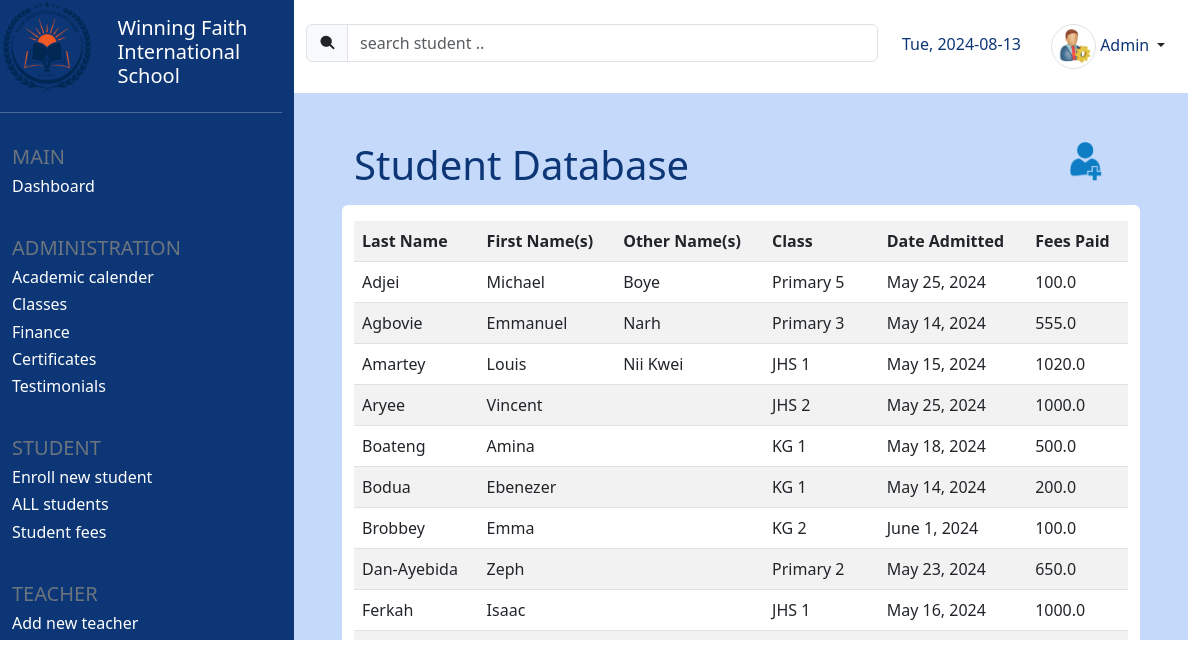
The app's page /students (signed in) with its own data.
### core/models.py (models this page shows, shortened)
class Student(models.Model):
    id = models.UUIDField(primary_key=True, default=uuid.uuid4)
    fname = models.CharField(max_length=25)
    lname = models.CharField(max_length=25)
    other_names = models.CharField(max_length=100, blank=True)
    fees_paid = models.FloatField()
    fees_rem = models.FloatField(default=0.0)
    is_owing = models.BooleanField(default=False)
    date_enrolled = models.DateField(default=datetime.now)
    classroom = models.CharField(max_length=25)
    category = models.CharField(max_length=25)

### core/views.py (the view)
# urls.py: path('students', views.display_students, name='students'),
@login_required(login_url='login')
def display_students(request):
    try:
        search = request.GET.get('search_student', '')
        if search:
            students = Student.objects.filter(
                Q(fname__icontains=search) | Q(lname__icontains=search) | Q(other_names__icontains=search)
            ).order_by('lname', 'fname')
        else:
            students = Student.objects.all().order_by('lname', 'fname')
    except Exception as e:
        print(f'error:: {e}')
        messages.error(request, 'An error occurred')
        return redirect('index')
    context = {
        'students': students
    }
    return render(request, 'student_info.html', context)

### templates/student_info.html
{% extends 'index.html' %}
{% load static %}
{% block content %}
<div class="container-fluid row home mt-4 p-5">
    {% block db_table_header %}
    <div class="row mb-3 w-100">
        <div class="col col-lg-6">
            <h5 class="d-inline blue-text display-6">
                {% block db_table_header_text %}
                Student Database
                {% endblock %}
            </h5>
        </div>
        <div class="col col-lg-6">
            <span class="d-inline float-end">
                {% block db_table_header_icon %}
                <a href="{% url 'enroll' %}" class="text-decoration-none" title="new student">
                        <img src="{% static 'add_student.png' %}" width="35" height="35" class="img-fluid">
                </a>
                {% endblock db_table_header_icon %}
            </span>
        </div>
    </div>
    {% endblock db_table_header %}
    <div class="container bg-white rounded pt-3 pb-4">
        <div class="" style="height: 450px; overflow-y: auto;">
            {% block db_table %}
            <table class="table table-striped">
                <tr>
                    <th>Last Name</th>
                    <th>First Name(s)</th>
                    <th>Other Name(s)</th>
                    <th>Class</th>
                    <th>Date Admitted</th>
                    <th>Fees Paid</th>
                </tr>
                {% for student in students %}
                <tr>
                    <td>{{student.lname}}</td>
                    <td>{{student.fname}}</td>
                    <td>{{student.other_names}}</td>
                    <td>{{student.classroom}}</td>
                    <td>{{student.date_enrolled}}</td>
                    <td>{{student.fees_paid}}</td>
                </tr>
                {% endfor %}
            </table>
            {% endblock db_table %}
        </div>
    </div>
</div>
{% endblock content %}

### static/styles.css (style rules this page uses)
.blue-text { color: #0c3675; }
.home { background-color: #c5dafa; }

### records on screen
Student: lname "Adjei", fname "Michael", other_names "Boye", classroom "Primary 5", date_enrolled "May 25, 2024", fees_paid "100.0"
Student: lname "Agbovie", fname "Emmanuel", other_names "Narh", classroom "Primary 3", date_enrolled "May 14, 2024", fees_paid "555.0"
Student: lname "Amartey", fname "Louis", other_names "Nii Kwei", classroom "JHS 1", date_enrolled "May 15, 2024", fees_paid "1020.0"
Student: lname "Aryee", fname "Vincent", classroom "JHS 2", date_enrolled "May 25, 2024", fees_paid "1000.0"
Student: lname "Boateng", fname "Amina", classroom "KG 1", date_enrolled "May 18, 2024", fees_paid "500.0"
Student: lname "Bodua", fname "Ebenezer", classroom "KG 1", date_enrolled "May 14, 2024", fees_paid "200.0"
Student: lname "Brobbey", fname "Emma", classroom "KG 2", date_enrolled "June 1, 2024", fees_paid "100.0"
Student: lname "Dan-Ayebida", fname "Zeph", classroom "Primary 2", date_enrolled "May 23, 2024", fees_paid "650.0"
Student: lname "Ferkah", fname "Isaac", classroom "JHS 1", date_enrolled "May 16, 2024", fees_paid "1000.0"
